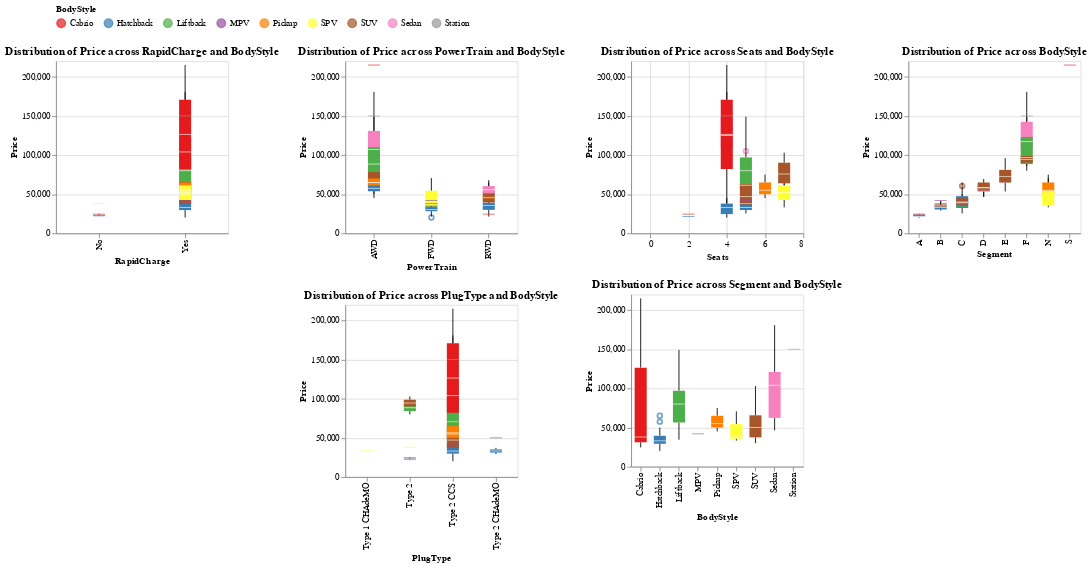

The notebook cell saved with this chart:
### Code cell
base = alt.Chart(df).mark_boxplot().encode(
    y=alt.Y('PriceEuro', title='Price'), 
    color=alt.Color(
        shorthand='BodyStyle', 
        scale=alt.Scale(scheme='set1'),
        legend=alt.Legend(orient="top"),
    )
).properties(
    width=200, 
    height=200
)

x1 = alt.X('RapidCharge') 
x2 = alt.X('PowerTrain')
x3 = alt.X('PlugType')
x4 = alt.X('Seats')
x5 = alt.X('BodyStyle')
x6 = alt.X('Segment')
title1 = 'Distribution of Price across RapidCharge and BodyStyle'
title2 = 'Distribution of Price across PowerTrain and BodyStyle'
title3 = 'Distribution of Price across PlugType and BodyStyle'
title4 = 'Distribution of Price across Seats and BodyStyle'
title5 = 'Distribution of Price across Segment and BodyStyle'
title6 = 'Distribution of Price across BodyStyle'

base.encode(x=x1).properties(title=title1) | base.encode(x=x2).properties(title=title2) &\
base.encode(x=x3).properties(title=title3) | base.encode(x=x4).properties(title=title4)&\
base.encode(x=x5).properties(title=title5) | base.encode(x=x6).properties(title=title6)

### Figure 1 — Vega-Lite specification as saved in the notebook (floating-point values rounded to 4 significant figures)
{"config": {"view": {"continuousWidth": 400, "continuousHeight": 300}}, "hconcat": [{"mark": "boxplot", "encoding": {"color": {"field": "BodyStyle", "legend": {"orient": "top"}, "scale": {"scheme": "set1"}, "type": "nominal"}, "x": {"field": "RapidCharge", "type": "nominal"}, "y": {"field": "PriceEuro", "title": "Price", "type": "quantitative"}}, "height": 200, "title": "Distribution of Price across RapidCharge and BodyStyle", "width": 200}, {"vconcat": [{"mark": "boxplot", "encoding": {"color": {"field": "BodyStyle", "legend": {"orient": "top"}, "scale": {"scheme": "set1"}, "type": "nominal"}, "x": {"field": "PowerTrain", "type": "nominal"}, "y": {"field": "PriceEuro", "title": "Price", "type": "quantitative"}}, "height": 200, "title": "Distribution of Price across PowerTrain and BodyStyle", "width": 200}, {"mark": "boxplot", "encoding": {"color": {"field": "BodyStyle", "legend": {"orient": "top"}, "scale": {"scheme": "set1"}, "type": "nominal"}, "x": {"field": "PlugType", "type": "nominal"}, "y": {"field": "PriceEuro", "title": "Price", "type": "quantitative"}}, "height": 200, "title": "Distribution of Price across PlugType and BodyStyle", "width": 200}]}, {"vconcat": [{"mark": "boxplot", "encoding": {"color": {"field": "BodyStyle", "legend": {"orient": "top"}, "scale": {"scheme": "set1"}, "type": "nominal"}, "x": {"field": "Seats", "type": "quantitative"}, "y": {"field": "PriceEuro", "title": "Price", "type": "quantitative"}}, "height": 200, "title": "Distribution of Price across Seats and BodyStyle", "width": 200}, {"mark": "boxplot", "encoding": {"color": {"field": "BodyStyle", "legend": {"orient": "top"}, "scale": {"scheme": "set1"}, "type": "nominal"}, "x": {"field": "BodyStyle", "type": "nominal"}, "y": {"field": "PriceEuro", "title": "Price", "type": "quantitative"}}, "height": 200, "title": "Distribution of Price across Segment and BodyStyle", "width": 200}]}, {"mark": "boxplot", "encoding": {"color": {"field": "BodyStyle", "legend": {"orient": "top"}, "scale": {"scheme": "set1"}, "type": "nominal"}, "x": {"field": "Segment", "type": "nominal"}, "y": {"field": "PriceEuro", "title": "Price", "type": "quantitative"}}, "height": 200, "title": "Distribution of Price across BodyStyle", "width": 200}], "data": {"name": "data-13b54433ff539d2898941a0fd41cc338"}, "$schema": "https://vega.github.io/schema/vega-lite/v4.17.0.json", "datasets": {"data-13b54433ff539d2898941a0fd41cc338": [{"Brand": "Tesla ", "Model": "Model 3 Long Range Dual Motor", "AccelSec": 4.6, "TopSpeed_KmH": 233, "Range_Km": 450, "Efficiency_WhKm": 161, "FastCharge_KmH": 940, "RapidCharge": "Yes", "PowerTrain": "AWD", "PlugType": "Type 2 CCS", "BodyStyle": "Sedan", "Segment": "D", "Seats": 5, "PriceEuro": 55480}, {"Brand": "Volkswagen ", "Model": "ID.3 Pure", "AccelSec": 10.0, "TopSpeed_KmH": 160, "Range_Km": 270, "Efficiency_WhKm": 167, "FastCharge_KmH": 250, "RapidCharge": "Yes", "PowerTrain": "RWD", "PlugType": "Type 2 CCS", "BodyStyle": "Hatchback", "Segment": "C", "Seats": 5, "PriceEuro": 30000}, {"Brand": "Polestar ", "Model": "2", "AccelSec": 4.7, "TopSpeed_KmH": 210, "Range_Km": 400, "Efficiency_WhKm": 181, "FastCharge_KmH": 620, "RapidCharge": "Yes", "PowerTrain": "AWD", "PlugType": "Type 2 CCS", "BodyStyle": "Liftback", "Segment": "D", "Seats": 5, "PriceEuro": 56440}, {"Brand": "BMW ", "Model": "iX3 ", "AccelSec": 6.8, "TopSpeed_KmH": 180, "Range_Km": 360, "Efficiency_WhKm": 206, "FastCharge_KmH": 560, "RapidCharge": "Yes", "PowerTrain": "RWD", "PlugType": "Type 2 CCS", "BodyStyle": "SUV", "Segment": "D", "Seats": 5, "PriceEuro": 68040}, {"Brand": "Honda ", "Model": "e ", "AccelSec": 9.5, "TopSpeed_KmH": 145, "Range_Km": 170, "Efficiency_WhKm": 168, "FastCharge_KmH": 190, "RapidCharge": "Yes", "PowerTrain": "RWD", "PlugType": "Type 2 CCS", "BodyStyle": "Hatchback", "Segment": "B", "Seats": 4, "PriceEuro": 32997}, {"Brand": "Lucid ", "Model": "Air ", "AccelSec": 2.8, "TopSpeed_KmH": 250, "Range_Km": 610, "Efficiency_WhKm": 180, "FastCharge_KmH": 620, "RapidCharge": "Yes", "PowerTrain": "AWD", "PlugType": "Type 2 CCS", "BodyStyle": "Sedan", "Segment": "F", "Seats": 5, "PriceEuro": 105000}, {"Brand": "Volkswagen ", "Model": "e-Golf ", "AccelSec": 9.6, "TopSpeed_KmH": 150, "Range_Km": 190, "Efficiency_WhKm": 168, "FastCharge_KmH": 220, "RapidCharge": "Yes", "PowerTrain": "FWD", "PlugType": "Type 2 CCS", "BodyStyle": "Hatchback", "Segment": "C", "Seats": 5, "PriceEuro": 31900}, {"Brand": "Peugeot ", "Model": "e-208 ", "AccelSec": 8.1, "TopSpeed_KmH": 150, "Range_Km": 275, "Efficiency_WhKm": 164, "FastCharge_KmH": 420, "RapidCharge": "Yes", "PowerTrain": "FWD", "PlugType": "Type 2 CCS", "BodyStyle": "Hatchback", "Segment": "B", "Seats": 5, "PriceEuro": 29682}, {"Brand": "Tesla ", "Model": "Model 3 Standard Range Plus", "AccelSec": 5.6, "TopSpeed_KmH": 225, "Range_Km": 310, "Efficiency_WhKm": 153, "FastCharge_KmH": 650, "RapidCharge": "Yes", "PowerTrain": "RWD", "PlugType": "Type 2 CCS", "BodyStyle": "Sedan", "Segment": "D", "Seats": 5, "PriceEuro": 46380}, {"Brand": "Audi ", "Model": "Q4 e-tron ", "AccelSec": 6.3, "TopSpeed_KmH": 180, "Range_Km": 400, "Efficiency_WhKm": 193, "FastCharge_KmH": 540, "RapidCharge": "Yes", "PowerTrain": "AWD", "PlugType": "Type 2 CCS", "BodyStyle": "SUV", "Segment": "D", "Seats": 5, "PriceEuro": 55000}, {"Brand": "Mercedes ", "Model": "EQC 400 4MATIC", "AccelSec": 5.1, "TopSpeed_KmH": 180, "Range_Km": 370, "Efficiency_WhKm": 216, "FastCharge_KmH": 440, "RapidCharge": "Yes", "PowerTrain": "AWD", "PlugType": "Type 2 CCS", "BodyStyle": "SUV", "Segment": "D", "Seats": 5, "PriceEuro": 69484}, {"Brand": "Nissan ", "Model": "Leaf ", "AccelSec": 7.9, "TopSpeed_KmH": 144, "Range_Km": 220, "Efficiency_WhKm": 164, "FastCharge_KmH": 230, "RapidCharge": "Yes", "PowerTrain": "FWD", "PlugType": "Type 2 CHAdeMO", "BodyStyle": "Hatchback", "Segment": "C", "Seats": 5, "PriceEuro": 29234}, {"Brand": "Hyundai ", "Model": "Kona Electric 64 kWh", "AccelSec": 7.9, "TopSpeed_KmH": 167, "Range_Km": 400, "Efficiency_WhKm": 160, "FastCharge_KmH": 380, "RapidCharge": "Yes", "PowerTrain": "FWD", "PlugType": "Type 2 CCS", "BodyStyle": "SUV", "Segment": "B", "Seats": 5, "PriceEuro": 40795}, {"Brand": "BMW ", "Model": "i4 ", "AccelSec": 4.0, "TopSpeed_KmH": 200, "Range_Km": 450, "Efficiency_WhKm": 178, "FastCharge_KmH": 650, "RapidCharge": "Yes", "PowerTrain": "RWD", "PlugType": "Type 2 CCS", "BodyStyle": "Sedan", "Segment": "D", "Seats": 5, "PriceEuro": 65000}, {"Brand": "Hyundai ", "Model": "IONIQ Electric", "AccelSec": 9.7, "TopSpeed_KmH": 165, "Range_Km": 250, "Efficiency_WhKm": 153, "FastCharge_KmH": 210, "RapidCharge": "Yes", "PowerTrain": "FWD", "PlugType": "Type 2 CCS", "BodyStyle": "Liftback", "Segment": "C", "Seats": 5, "PriceEuro": 34459}, {"Brand": "Volkswagen ", "Model": "ID.3 Pro S", "AccelSec": 7.9, "TopSpeed_KmH": 160, "Range_Km": 440, "Efficiency_WhKm": 175, "FastCharge_KmH": 590, "RapidCharge": "Yes", "PowerTrain": "RWD", "PlugType": "Type 2 CCS", "BodyStyle": "Hatchback", "Segment": "C", "Seats": 4, "PriceEuro": 40936}, {"Brand": "Porsche ", "Model": "Taycan Turbo S", "AccelSec": 2.8, "TopSpeed_KmH": 260, "Range_Km": 375, "Efficiency_WhKm": 223, "FastCharge_KmH": 780, "RapidCharge": "Yes", "PowerTrain": "AWD", "PlugType": "Type 2 CCS", "BodyStyle": "Sedan", "Segment": "F", "Seats": 4, "PriceEuro": 180781}, {"Brand": "Volkswagen ", "Model": "e-Up! ", "AccelSec": 11.9, "TopSpeed_KmH": 130, "Range_Km": 195, "Efficiency_WhKm": 166, "FastCharge_KmH": 170, "RapidCharge": "Yes", "PowerTrain": "FWD", "PlugType": "Type 2 CCS", "BodyStyle": "Hatchback", "Segment": "A", "Seats": 4, "PriceEuro": 21421}, {"Brand": "MG ", "Model": "ZS EV", "AccelSec": 8.2, "TopSpeed_KmH": 140, "Range_Km": 220, "Efficiency_WhKm": 193, "FastCharge_KmH": 260, "RapidCharge": "Yes", "PowerTrain": "FWD", "PlugType": "Type 2 CCS", "BodyStyle": "SUV", "Segment": "B", "Seats": 5, "PriceEuro": 30000}, {"Brand": "Mini ", "Model": "Cooper SE ", "AccelSec": 7.3, "TopSpeed_KmH": 150, "Range_Km": 185, "Efficiency_WhKm": 156, "FastCharge_KmH": 260, "RapidCharge": "Yes", "PowerTrain": "FWD", "PlugType": "Type 2 CCS", "BodyStyle": "Hatchback", "Segment": "B", "Seats": 4, "PriceEuro": 31681}, {"Brand": "Opel ", "Model": "Corsa-e ", "AccelSec": 8.1, "TopSpeed_KmH": 150, "Range_Km": 275, "Efficiency_WhKm": 164, "FastCharge_KmH": 420, "RapidCharge": "Yes", "PowerTrain": "FWD", "PlugType": "Type 2 CCS", "BodyStyle": "Hatchback", "Segment": "B", "Seats": 5, "PriceEuro": 29146}, {"Brand": "Tesla ", "Model": "Model Y Long Range Dual Motor", "AccelSec": 5.1, "TopSpeed_KmH": 217, "Range_Km": 425, "Efficiency_WhKm": 171, "FastCharge_KmH": 930, "RapidCharge": "Yes", "PowerTrain": "AWD", "PlugType": "Type 2 CCS", "BodyStyle": "SUV", "Segment": "D", "Seats": 7, "PriceEuro": 58620}, {"Brand": "Skoda ", "Model": "Enyaq iV 50", "AccelSec": 10.0, "TopSpeed_KmH": 160, "Range_Km": 290, "Efficiency_WhKm": 179, "FastCharge_KmH": 230, "RapidCharge": "Yes", "PowerTrain": "RWD", "PlugType": "Type 2 CCS", "BodyStyle": "SUV", "Segment": "C", "Seats": 5, "PriceEuro": 35000}, {"Brand": "Audi ", "Model": "e-tron GT ", "AccelSec": 3.5, "TopSpeed_KmH": 240, "Range_Km": 425, "Efficiency_WhKm": 197, "FastCharge_KmH": 850, "RapidCharge": "Yes", "PowerTrain": "AWD", "PlugType": "Type 2 CCS", "BodyStyle": "Sedan", "Segment": "F", "Seats": 4, "PriceEuro": 125000}, {"Brand": "Tesla ", "Model": "Model 3 Long Range Performance", "AccelSec": 3.4, "TopSpeed_KmH": 261, "Range_Km": 435, "Efficiency_WhKm": 167, "FastCharge_KmH": 910, "RapidCharge": "Yes", "PowerTrain": "AWD", "PlugType": "Type 2 CCS", "BodyStyle": "Sedan", "Segment": "D", "Seats": 5, "PriceEuro": 61480}, {"Brand": "Volkswagen ", "Model": "ID.4 ", "AccelSec": 7.5, "TopSpeed_KmH": 160, "Range_Km": 420, "Efficiency_WhKm": 183, "FastCharge_KmH": 560, "RapidCharge": "Yes", "PowerTrain": "RWD", "PlugType": "Type 2 CCS", "BodyStyle": "SUV", "Segment": "C", "Seats": 5, "PriceEuro": 45000}, {"Brand": "Volkswagen ", "Model": "ID.3 Pro", "AccelSec": 9.0, "TopSpeed_KmH": 160, "Range_Km": 350, "Efficiency_WhKm": 166, "FastCharge_KmH": 490, "RapidCharge": "Yes", "PowerTrain": "RWD", "PlugType": "Type 2 CCS", "BodyStyle": "Hatchback", "Segment": "C", "Seats": 5, "PriceEuro": 33000}, {"Brand": "Volvo ", "Model": "XC40 P8 AWD Recharge", "AccelSec": 4.9, "TopSpeed_KmH": 180, "Range_Km": 375, "Efficiency_WhKm": 200, "FastCharge_KmH": 470, "RapidCharge": "Yes", "PowerTrain": "AWD", "PlugType": "Type 2 CCS", "BodyStyle": "SUV", "Segment": "C", "Seats": 5, "PriceEuro": 60437}, {"Brand": "BMW ", "Model": "i3 120 Ah", "AccelSec": 7.3, "TopSpeed_KmH": 150, "Range_Km": 235, "Efficiency_WhKm": 161, "FastCharge_KmH": 270, "RapidCharge": "Yes", "PowerTrain": "RWD", "PlugType": "Type 2 CCS", "BodyStyle": "Hatchback", "Segment": "B", "Seats": 4, "PriceEuro": 38017}, {"Brand": "Peugeot ", "Model": "e-2008 SUV ", "AccelSec": 8.5, "TopSpeed_KmH": 150, "Range_Km": 250, "Efficiency_WhKm": 180, "FastCharge_KmH": 380, "RapidCharge": "Yes", "PowerTrain": "FWD", "PlugType": "Type 2 CCS", "BodyStyle": "SUV", "Segment": "B", "Seats": 5, "PriceEuro": 34361}, {"Brand": "Audi ", "Model": "e-tron 50 quattro", "AccelSec": 6.8, "TopSpeed_KmH": 190, "Range_Km": 280, "Efficiency_WhKm": 231, "FastCharge_KmH": 450, "RapidCharge": "Yes", "PowerTrain": "AWD", "PlugType": "Type 2 CCS", "BodyStyle": "SUV", "Segment": "E", "Seats": 5, "PriceEuro": 67358}, {"Brand": "Kia ", "Model": "e-Niro 64 kWh", "AccelSec": 7.8, "TopSpeed_KmH": 167, "Range_Km": 370, "Efficiency_WhKm": 173, "FastCharge_KmH": 350, "RapidCharge": "Yes", "PowerTrain": "FWD", "PlugType": "Type 2 CCS", "BodyStyle": "SUV", "Segment": "C", "Seats": 5, "PriceEuro": 38105}, {"Brand": "Renault ", "Model": "Zoe ZE50 R110", "AccelSec": 11.4, "TopSpeed_KmH": 135, "Range_Km": 315, "Efficiency_WhKm": 165, "FastCharge_KmH": 230, "RapidCharge": "Yes", "PowerTrain": "FWD", "PlugType": "Type 2 CCS", "BodyStyle": "Hatchback", "Segment": "B", "Seats": 5, "PriceEuro": 31184}, {"Brand": "Tesla ", "Model": "Cybertruck Tri Motor", "AccelSec": 3.0, "TopSpeed_KmH": 210, "Range_Km": 750, "Efficiency_WhKm": 267, "FastCharge_KmH": 710, "RapidCharge": "Yes", "PowerTrain": "AWD", "PlugType": "Type 2 CCS", "BodyStyle": "Pickup", "Segment": "N", "Seats": 6, "PriceEuro": 75000}, {"Brand": "Mazda ", "Model": "MX-30 ", "AccelSec": 9.0, "TopSpeed_KmH": 150, "Range_Km": 180, "Efficiency_WhKm": 178, "FastCharge_KmH": 240, "RapidCharge": "Yes", "PowerTrain": "FWD", "PlugType": "Type 2 CCS", "BodyStyle": "SUV", "Segment": "C", "Seats": 5, "PriceEuro": 32646}, {"Brand": "Nissan ", "Model": "Leaf e+", "AccelSec": 7.3, "TopSpeed_KmH": 157, "Range_Km": 325, "Efficiency_WhKm": 172, "FastCharge_KmH": 390, "RapidCharge": "Yes", "PowerTrain": "FWD", "PlugType": "Type 2 CHAdeMO", "BodyStyle": "Hatchback", "Segment": "C", "Seats": 5, "PriceEuro": 37237}, {"Brand": "Lexus ", "Model": "UX 300e", "AccelSec": 7.5, "TopSpeed_KmH": 160, "Range_Km": 270, "Efficiency_WhKm": 193, "FastCharge_KmH": 190, "RapidCharge": "Yes", "PowerTrain": "FWD", "PlugType": "Type 2 CHAdeMO", "BodyStyle": "SUV", "Segment": "C", "Seats": 5, "PriceEuro": 50000}, {"Brand": "CUPRA ", "Model": "el-Born ", "AccelSec": 6.5, "TopSpeed_KmH": 160, "Range_Km": 425, "Efficiency_WhKm": 181, "FastCharge_KmH": 570, "RapidCharge": "Yes", "PowerTrain": "RWD", "PlugType": "Type 2 CCS", "BodyStyle": "Hatchback", "Segment": "C", "Seats": 4, "PriceEuro": 45000}, {"Brand": "Renault ", "Model": "Zoe ZE50 R135", "AccelSec": 9.5, "TopSpeed_KmH": 140, "Range_Km": 310, "Efficiency_WhKm": 168, "FastCharge_KmH": 230, "RapidCharge": "Yes", "PowerTrain": "FWD", "PlugType": "Type 2 CCS", "BodyStyle": "Hatchback", "Segment": "B", "Seats": 5, "PriceEuro": 33133}, {"Brand": "Mercedes ", "Model": "EQA ", "AccelSec": 5.0, "TopSpeed_KmH": 200, "Range_Km": 350, "Efficiency_WhKm": 171, "FastCharge_KmH": 440, "RapidCharge": "Yes", "PowerTrain": "AWD", "PlugType": "Type 2 CCS", "BodyStyle": "SUV", "Segment": "C", "Seats": 5, "PriceEuro": 45000}, {"Brand": "Tesla ", "Model": "Model S Long Range", "AccelSec": 3.8, "TopSpeed_KmH": 250, "Range_Km": 515, "Efficiency_WhKm": 184, "FastCharge_KmH": 560, "RapidCharge": "Yes", "PowerTrain": "AWD", "PlugType": "Type 2", "BodyStyle": "Liftback", "Segment": "F", "Seats": 5, "PriceEuro": 79990}, {"Brand": "Hyundai ", "Model": "Kona Electric 39 kWh", "AccelSec": 9.9, "TopSpeed_KmH": 155, "Range_Km": 255, "Efficiency_WhKm": 154, "FastCharge_KmH": 210, "RapidCharge": "Yes", "PowerTrain": "FWD", "PlugType": "Type 2 CCS", "BodyStyle": "SUV", "Segment": "B", "Seats": 5, "PriceEuro": 33971}, {"Brand": "Audi ", "Model": "e-tron Sportback 55 quattro", "AccelSec": 5.7, "TopSpeed_KmH": 200, "Range_Km": 380, "Efficiency_WhKm": 228, "FastCharge_KmH": 610, "RapidCharge": "Yes", "PowerTrain": "AWD", "PlugType": "Type 2 CCS", "BodyStyle": "SUV", "Segment": "E", "Seats": 5, "PriceEuro": 81639}, {"Brand": "Skoda ", "Model": "CITIGOe iV ", "AccelSec": 12.3, "TopSpeed_KmH": 130, "Range_Km": 195, "Efficiency_WhKm": 166, "FastCharge_KmH": 170, "RapidCharge": "Yes", "PowerTrain": "FWD", "PlugType": "Type 2 CCS", "BodyStyle": "Hatchback", "Segment": "A", "Seats": 4, "PriceEuro": 24534}, {"Brand": "SEAT ", "Model": "Mii Electric ", "AccelSec": 12.3, "TopSpeed_KmH": 130, "Range_Km": 195, "Efficiency_WhKm": 166, "FastCharge_KmH": 170, "RapidCharge": "Yes", "PowerTrain": "FWD", "PlugType": "Type 2 CCS", "BodyStyle": "Hatchback", "Segment": "A", "Seats": 4, "PriceEuro": 20129}, {"Brand": "Kia ", "Model": "e-Soul 64 kWh", "AccelSec": 7.9, "TopSpeed_KmH": 167, "Range_Km": 365, "Efficiency_WhKm": 175, "FastCharge_KmH": 340, "RapidCharge": "Yes", "PowerTrain": "FWD", "PlugType": "Type 2 CCS", "BodyStyle": "SUV", "Segment": "B", "Seats": 5, "PriceEuro": 36837}, {"Brand": "Opel ", "Model": "Ampera-e ", "AccelSec": 7.3, "TopSpeed_KmH": 150, "Range_Km": 335, "Efficiency_WhKm": 173, "FastCharge_KmH": 210, "RapidCharge": "Yes", "PowerTrain": "FWD", "PlugType": "Type 2 CCS", "BodyStyle": "MPV", "Segment": "B", "Seats": 5, "PriceEuro": 41906}, {"Brand": "Porsche ", "Model": "Taycan 4S", "AccelSec": 4.0, "TopSpeed_KmH": 250, "Range_Km": 365, "Efficiency_WhKm": 195, "FastCharge_KmH": 730, "RapidCharge": "Yes", "PowerTrain": "AWD", "PlugType": "Type 2 CCS", "BodyStyle": "Sedan", "Segment": "F", "Seats": 4, "PriceEuro": 102945}, {"Brand": "Lightyear ", "Model": "One ", "AccelSec": 10.0, "TopSpeed_KmH": 150, "Range_Km": 575, "Efficiency_WhKm": 104, "FastCharge_KmH": 540, "RapidCharge": "Yes", "PowerTrain": "AWD", "PlugType": "Type 2 CCS", "BodyStyle": "Liftback", "Segment": "F", "Seats": 5, "PriceEuro": 149000}, {"Brand": "Aiways ", "Model": "U5 ", "AccelSec": 9.0, "TopSpeed_KmH": 150, "Range_Km": 335, "Efficiency_WhKm": 188, "FastCharge_KmH": 350, "RapidCharge": "Yes", "PowerTrain": "FWD", "PlugType": "Type 2 CCS", "BodyStyle": "SUV", "Segment": "C", "Seats": 5, "PriceEuro": 36057}, {"Brand": "Audi ", "Model": "e-tron 55 quattro", "AccelSec": 5.7, "TopSpeed_KmH": 200, "Range_Km": 365, "Efficiency_WhKm": 237, "FastCharge_KmH": 590, "RapidCharge": "Yes", "PowerTrain": "AWD", "PlugType": "Type 2 CCS", "BodyStyle": "SUV", "Segment": "E", "Seats": 5, "PriceEuro": 79445}, {"Brand": "Tesla ", "Model": "Roadster ", "AccelSec": 2.1, "TopSpeed_KmH": 410, "Range_Km": 970, "Efficiency_WhKm": 206, "FastCharge_KmH": 920, "RapidCharge": "Yes", "PowerTrain": "AWD", "PlugType": "Type 2 CCS", "BodyStyle": "Cabrio", "Segment": "S", "Seats": 4, "PriceEuro": 215000}, {"Brand": "Opel ", "Model": "Mokka-e ", "AccelSec": 8.5, "TopSpeed_KmH": 150, "Range_Km": 255, "Efficiency_WhKm": 176, "FastCharge_KmH": 390, "RapidCharge": "Yes", "PowerTrain": "FWD", "PlugType": "Type 2 CCS", "BodyStyle": "SUV", "Segment": "B", "Seats": 5, "PriceEuro": 35000}, {"Brand": "Skoda ", "Model": "Enyaq iV 80", "AccelSec": 8.8, "TopSpeed_KmH": 160, "Range_Km": 420, "Efficiency_WhKm": 183, "FastCharge_KmH": 560, "RapidCharge": "Yes", "PowerTrain": "RWD", "PlugType": "Type 2 CCS", "BodyStyle": "SUV", "Segment": "C", "Seats": 5, "PriceEuro": 40000}, {"Brand": "Tesla ", "Model": "Model X Long Range", "AccelSec": 4.6, "TopSpeed_KmH": 250, "Range_Km": 450, "Efficiency_WhKm": 211, "FastCharge_KmH": 490, "RapidCharge": "Yes", "PowerTrain": "AWD", "PlugType": "Type 2", "BodyStyle": "SUV", "Segment": "F", "Seats": 7, "PriceEuro": 85990}, {"Brand": "Honda ", "Model": "e Advance", "AccelSec": 8.3, "TopSpeed_KmH": 145, "Range_Km": 170, "Efficiency_WhKm": 168, "FastCharge_KmH": 190, "RapidCharge": "Yes", "PowerTrain": "RWD", "PlugType": "Type 2 CCS", "BodyStyle": "Hatchback", "Segment": "B", "Seats": 4, "PriceEuro": 35921}, {"Brand": "DS ", "Model": "3 Crossback E-Tense", "AccelSec": 8.7, "TopSpeed_KmH": 150, "Range_Km": 250, "Efficiency_WhKm": 180, "FastCharge_KmH": 380, "RapidCharge": "Yes", "PowerTrain": "FWD", "PlugType": "Type 2 CCS", "BodyStyle": "SUV", "Segment": "B", "Seats": 5, "PriceEuro": 37422}, {"Brand": "Renault ", "Model": "Twingo ZE", "AccelSec": 12.6, "TopSpeed_KmH": 135, "Range_Km": 130, "Efficiency_WhKm": 164, "FastCharge_KmH": 260, "RapidCharge": "No", "PowerTrain": "RWD", "PlugType": "Type 2", "BodyStyle": "Hatchback", "Segment": "A", "Seats": 4, "PriceEuro": 24790}, {"Brand": "Citroen ", "Model": "e-C4 ", "AccelSec": 9.7, "TopSpeed_KmH": 150, "Range_Km": 250, "Efficiency_WhKm": 180, "FastCharge_KmH": 380, "RapidCharge": "Yes", "PowerTrain": "FWD", "PlugType": "Type 2 CCS", "BodyStyle": "SUV", "Segment": "C", "Seats": 5, "PriceEuro": 40000}, {"Brand": "Tesla ", "Model": "Model S Performance", "AccelSec": 2.5, "TopSpeed_KmH": 261, "Range_Km": 505, "Efficiency_WhKm": 188, "FastCharge_KmH": 550, "RapidCharge": "Yes", "PowerTrain": "AWD", "PlugType": "Type 2", "BodyStyle": "Liftback", "Segment": "F", "Seats": 5, "PriceEuro": 96990}, {"Brand": "Renault ", "Model": "Zoe ZE40 R110", "AccelSec": 11.4, "TopSpeed_KmH": 135, "Range_Km": 255, "Efficiency_WhKm": 161, "FastCharge_KmH": 230, "RapidCharge": "Yes", "PowerTrain": "FWD", "PlugType": "Type 2 CCS", "BodyStyle": "Hatchback", "Segment": "B", "Seats": 5, "PriceEuro": 29234}, {"Brand": "Tesla ", "Model": "Model Y Long Range Performance", "AccelSec": 3.7, "TopSpeed_KmH": 241, "Range_Km": 410, "Efficiency_WhKm": 177, "FastCharge_KmH": 900, "RapidCharge": "Yes", "PowerTrain": "AWD", "PlugType": "Type 2 CCS", "BodyStyle": "SUV", "Segment": "D", "Seats": 7, "PriceEuro": 65620}, {"Brand": "Nissan ", "Model": "Ariya 87kWh", "AccelSec": 7.6, "TopSpeed_KmH": 160, "Range_Km": 440, "Efficiency_WhKm": 198, "FastCharge_KmH": 520, "RapidCharge": "Yes", "PowerTrain": "FWD", "PlugType": "Type 2 CCS", "BodyStyle": "Hatchback", "Segment": "C", "Seats": 5, "PriceEuro": 50000}, {"Brand": "Jaguar ", "Model": "I-Pace ", "AccelSec": 4.8, "TopSpeed_KmH": 200, "Range_Km": 365, "Efficiency_WhKm": 232, "FastCharge_KmH": 340, "RapidCharge": "Yes", "PowerTrain": "AWD", "PlugType": "Type 2 CCS", "BodyStyle": "SUV", "Segment": "E", "Seats": 5, "PriceEuro": 75351}, {"Brand": "Ford ", "Model": "Mustang Mach-E ER RWD", "AccelSec": 7.0, "TopSpeed_KmH": 180, "Range_Km": 450, "Efficiency_WhKm": 200, "FastCharge_KmH": 430, "RapidCharge": "Yes", "PowerTrain": "RWD", "PlugType": "Type 2 CCS", "BodyStyle": "SUV", "Segment": "D", "Seats": 5, "PriceEuro": 54475}, {"Brand": "Porsche ", "Model": "Taycan 4S Plus", "AccelSec": 4.0, "TopSpeed_KmH": 250, "Range_Km": 425, "Efficiency_WhKm": 197, "FastCharge_KmH": 890, "RapidCharge": "Yes", "PowerTrain": "AWD", "PlugType": "Type 2 CCS", "BodyStyle": "Sedan", "Segment": "F", "Seats": 4, "PriceEuro": 109302}, {"Brand": "Nissan ", "Model": "e-NV200 Evalia ", "AccelSec": 14.0, "TopSpeed_KmH": 123, "Range_Km": 190, "Efficiency_WhKm": 200, "FastCharge_KmH": 190, "RapidCharge": "Yes", "PowerTrain": "FWD", "PlugType": "Type 1 CHAdeMO", "BodyStyle": "SPV", "Segment": "N", "Seats": 7, "PriceEuro": 33246}, {"Brand": "Tesla ", "Model": "Cybertruck Dual Motor", "AccelSec": 5.0, "TopSpeed_KmH": 190, "Range_Km": 460, "Efficiency_WhKm": 261, "FastCharge_KmH": 710, "RapidCharge": "Yes", "PowerTrain": "AWD", "PlugType": "Type 2 CCS", "BodyStyle": "Pickup", "Segment": "N", "Seats": 6, "PriceEuro": 55000}, {"Brand": "Renault ", "Model": "Kangoo Maxi ZE 33", "AccelSec": 22.4, "TopSpeed_KmH": 130, "Range_Km": 160, "Efficiency_WhKm": 194, "FastCharge_KmH": 300, "RapidCharge": "No", "PowerTrain": "FWD", "PlugType": "Type 2", "BodyStyle": "SPV", "Segment": "N", "Seats": 5, "PriceEuro": 38000}, {"Brand": "Ford ", "Model": "Mustang Mach-E ER AWD", "AccelSec": 6.0, "TopSpeed_KmH": 180, "Range_Km": 430, "Efficiency_WhKm": 209, "FastCharge_KmH": 410, "RapidCharge": "Yes", "PowerTrain": "AWD", "PlugType": "Type 2 CCS", "BodyStyle": "SUV", "Segment": "D", "Seats": 5, "PriceEuro": 62900}, {"Brand": "BMW ", "Model": "i3s 120 Ah", "AccelSec": 6.9, "TopSpeed_KmH": 160, "Range_Km": 230, "Efficiency_WhKm": 165, "FastCharge_KmH": 260, "RapidCharge": "Yes", "PowerTrain": "RWD", "PlugType": "Type 2 CCS", "BodyStyle": "Hatchback", "Segment": "B", "Seats": 4, "PriceEuro": 41526}, {"Brand": "Skoda ", "Model": "Enyaq iV 80X", "AccelSec": 7.0, "TopSpeed_KmH": 160, "Range_Km": 400, "Efficiency_WhKm": 193, "FastCharge_KmH": 540, "RapidCharge": "Yes", "PowerTrain": "AWD", "PlugType": "Type 2 CCS", "BodyStyle": "SUV", "Segment": "C", "Seats": 5, "PriceEuro": 45000}, {"Brand": "Porsche ", "Model": "Taycan Cross Turismo ", "AccelSec": 3.5, "TopSpeed_KmH": 250, "Range_Km": 385, "Efficiency_WhKm": 217, "FastCharge_KmH": 770, "RapidCharge": "Yes", "PowerTrain": "AWD", "PlugType": "Type 2 CCS", "BodyStyle": "Station", "Segment": "F", "Seats": 4, "PriceEuro": 150000}, {"Brand": "Byton ", "Model": "M-Byte 95 kWh 4WD", "AccelSec": 5.5, "TopSpeed_KmH": 190, "Range_Km": 390, "Efficiency_WhKm": 244, "FastCharge_KmH": 460, "RapidCharge": "Yes", "PowerTrain": "AWD", "PlugType": "Type 2 CCS", "BodyStyle": "SUV", "Segment": "E", "Seats": 5, "PriceEuro": 64000}, {"Brand": "Sono ", "Model": "Sion ", "AccelSec": 9.0, "TopSpeed_KmH": 140, "Range_Km": 225, "Efficiency_WhKm": 156, "FastCharge_KmH": 270, "RapidCharge": "Yes", "PowerTrain": "FWD", "PlugType": "Type 2 CCS", "BodyStyle": "Hatchback", "Segment": "C", "Seats": 5, "PriceEuro": 25500}, {"Brand": "Kia ", "Model": "e-Niro 39 kWh", "AccelSec": 9.8, "TopSpeed_KmH": 155, "Range_Km": 235, "Efficiency_WhKm": 167, "FastCharge_KmH": 230, "RapidCharge": "Yes", "PowerTrain": "FWD", "PlugType": "Type 2 CCS", "BodyStyle": "SUV", "Segment": "C", "Seats": 5, "PriceEuro": 34400}, {"Brand": "Audi ", "Model": "Q4 Sportback e-tron ", "AccelSec": 6.3, "TopSpeed_KmH": 180, "Range_Km": 410, "Efficiency_WhKm": 188, "FastCharge_KmH": 550, "RapidCharge": "Yes", "PowerTrain": "AWD", "PlugType": "Type 2 CCS", "BodyStyle": "SUV", "Segment": "D", "Seats": 5, "PriceEuro": 57500}, {"Brand": "Smart ", "Model": "EQ forfour ", "AccelSec": 12.7, "TopSpeed_KmH": 130, "Range_Km": 95, "Efficiency_WhKm": 176, "FastCharge_KmH": 255, "RapidCharge": "No", "PowerTrain": "RWD", "PlugType": "Type 2", "BodyStyle": "Hatchback", "Segment": "A", "Seats": 4, "PriceEuro": 22030}, {"Brand": "Ford ", "Model": "Mustang Mach-E SR AWD", "AccelSec": 6.0, "TopSpeed_KmH": 180, "Range_Km": 340, "Efficiency_WhKm": 206, "FastCharge_KmH": 360, "RapidCharge": "Yes", "PowerTrain": "AWD", "PlugType": "Type 2 CCS", "BodyStyle": "SUV", "Segment": "D", "Seats": 5, "PriceEuro": 54000}, {"Brand": "Porsche ", "Model": "Taycan Turbo", "AccelSec": 3.2, "TopSpeed_KmH": 260, "Range_Km": 390, "Efficiency_WhKm": 215, "FastCharge_KmH": 810, "RapidCharge": "Yes", "PowerTrain": "AWD", "PlugType": "Type 2 CCS", "BodyStyle": "Sedan", "Segment": "F", "Seats": 4, "PriceEuro": 148301}, {"Brand": "Volkswagen ", "Model": "ID.3 1st", "AccelSec": 7.3, "TopSpeed_KmH": 160, "Range_Km": 340, "Efficiency_WhKm": 171, "FastCharge_KmH": 470, "RapidCharge": "Yes", "PowerTrain": "RWD", "PlugType": "Type 2 CCS", "BodyStyle": "Hatchback", "Segment": "C", "Seats": 5, "PriceEuro": 38987}, {"Brand": "Tesla ", "Model": "Model X Performance", "AccelSec": 2.8, "TopSpeed_KmH": 250, "Range_Km": 440, "Efficiency_WhKm": 216, "FastCharge_KmH": 480, "RapidCharge": "Yes", "PowerTrain": "AWD", "PlugType": "Type 2", "BodyStyle": "SUV", "Segment": "F", "Seats": 7, "PriceEuro": 102990}, {"Brand": "Smart ", "Model": "EQ fortwo coupe", "AccelSec": 11.6, "TopSpeed_KmH": 130, "Range_Km": 100, "Efficiency_WhKm": 167, "FastCharge_KmH": 250, "RapidCharge": "No", "PowerTrain": "RWD", "PlugType": "Type 2", "BodyStyle": "Hatchback", "Segment": "A", "Seats": 2, "PriceEuro": 21387}, {"Brand": "Ford ", "Model": "Mustang Mach-E SR RWD", "AccelSec": 6.6, "TopSpeed_KmH": 180, "Range_Km": 360, "Efficiency_WhKm": 194, "FastCharge_KmH": 380, "RapidCharge": "Yes", "PowerTrain": "RWD", "PlugType": "Type 2 CCS", "BodyStyle": "SUV", "Segment": "D", "Seats": 5, "PriceEuro": 46900}, {"Brand": "Mercedes ", "Model": "EQV 300 Long", "AccelSec": 10.0, "TopSpeed_KmH": 140, "Range_Km": 330, "Efficiency_WhKm": 273, "FastCharge_KmH": 290, "RapidCharge": "Yes", "PowerTrain": "FWD", "PlugType": "Type 2 CCS", "BodyStyle": "SPV", "Segment": "N", "Seats": 7, "PriceEuro": 70631}, {"Brand": "Fiat ", "Model": "500e Hatchback", "AccelSec": 9.0, "TopSpeed_KmH": 150, "Range_Km": 250, "Efficiency_WhKm": 168, "FastCharge_KmH": 330, "RapidCharge": "Yes", "PowerTrain": "FWD", "PlugType": "Type 2 CCS", "BodyStyle": "Hatchback", "Segment": "B", "Seats": 4, "PriceEuro": 34900}, {"Brand": "Tesla ", "Model": "Cybertruck Single Motor", "AccelSec": 7.0, "TopSpeed_KmH": 180, "Range_Km": 390, "Efficiency_WhKm": 256, "FastCharge_KmH": 740, "RapidCharge": "Yes", "PowerTrain": "RWD", "PlugType": "Type 2 CCS", "BodyStyle": "Pickup", "Segment": "N", "Seats": 6, "PriceEuro": 45000}, {"Brand": "Audi ", "Model": "e-tron Sportback 50 quattro", "AccelSec": 6.8, "TopSpeed_KmH": 190, "Range_Km": 295, "Efficiency_WhKm": 219, "FastCharge_KmH": 470, "RapidCharge": "Yes", "PowerTrain": "AWD", "PlugType": "Type 2 CCS", "BodyStyle": "SUV", "Segment": "E", "Seats": 5, "PriceEuro": 69551}, {"Brand": "Skoda ", "Model": "Enyaq iV vRS", "AccelSec": 6.2, "TopSpeed_KmH": 180, "Range_Km": 400, "Efficiency_WhKm": 193, "FastCharge_KmH": 540, "RapidCharge": "Yes", "PowerTrain": "AWD", "PlugType": "Type 2 CCS", "BodyStyle": "SUV", "Segment": "C", "Seats": 5, "PriceEuro": 47500}, {"Brand": "Skoda ", "Model": "Enyaq iV 60", "AccelSec": 9.0, "TopSpeed_KmH": 160, "Range_Km": 320, "Efficiency_WhKm": 181, "FastCharge_KmH": 440, "RapidCharge": "Yes", "PowerTrain": "RWD", "PlugType": "Type 2 CCS", "BodyStyle": "SUV", "Segment": "C", "Seats": 5, "PriceEuro": 37500}, {"Brand": "Audi ", "Model": "e-tron S 55 quattro", "AccelSec": 4.5, "TopSpeed_KmH": 210, "Range_Km": 320, "Efficiency_WhKm": 270, "FastCharge_KmH": 510, "RapidCharge": "Yes", "PowerTrain": "AWD", "PlugType": "Type 2 CCS", "BodyStyle": "SUV", "Segment": "E", "Seats": 5, "PriceEuro": 93800}, {"Brand": "Smart ", "Model": "EQ fortwo cabrio", "AccelSec": 11.9, "TopSpeed_KmH": 130, "Range_Km": 95, "Efficiency_WhKm": 176, "FastCharge_KmH": 255, "RapidCharge": "No", "PowerTrain": "RWD", "PlugType": "Type 2", "BodyStyle": "Cabrio", "Segment": "A", "Seats": 2, "PriceEuro": 24565}, {"Brand": "Kia ", "Model": "e-Soul 64 kWh", "AccelSec": 7.9, "TopSpeed_KmH": 167, "Range_Km": 365, "Efficiency_WhKm": 175, "FastCharge_KmH": 320, "RapidCharge": "Yes", "PowerTrain": "FWD", "PlugType": "Type 2 CCS", "BodyStyle": "SUV", "Segment": "B", "Seats": 5, "PriceEuro": 36837}, {"Brand": "Nissan ", "Model": "Ariya e-4ORCE 87kWh", "AccelSec": 5.7, "TopSpeed_KmH": 200, "Range_Km": 420, "Efficiency_WhKm": 207, "FastCharge_KmH": 500, "RapidCharge": "Yes", "PowerTrain": "AWD", "PlugType": "Type 2 CCS", "BodyStyle": "Hatchback", "Segment": "C", "Seats": 5, "PriceEuro": 57500}, {"Brand": "Fiat ", "Model": "500e Convertible", "AccelSec": 9.0, "TopSpeed_KmH": 150, "Range_Km": 250, "Efficiency_WhKm": 168, "FastCharge_KmH": 330, "RapidCharge": "Yes", "PowerTrain": "FWD", "PlugType": "Type 2 CCS", "BodyStyle": "Cabrio", "Segment": "B", "Seats": 4, "PriceEuro": 37900}, {"Brand": "Volkswagen ", "Model": "ID.3 Pro Performance", "AccelSec": 7.3, "TopSpeed_KmH": 160, "Range_Km": 340, "Efficiency_WhKm": 171, "FastCharge_KmH": 470, "RapidCharge": "Yes", "PowerTrain": "RWD", "PlugType": "Type 2 CCS", "BodyStyle": "Hatchback", "Segment": "C", "Seats": 5, "PriceEuro": 35575}, {"Brand": "Kia ", "Model": "e-Soul 39 kWh", "AccelSec": 9.9, "TopSpeed_KmH": 157, "Range_Km": 230, "Efficiency_WhKm": 170, "FastCharge_KmH": 220, "RapidCharge": "Yes", "PowerTrain": "FWD", "PlugType": "Type 2 CCS", "BodyStyle": "SUV", "Segment": "B", "Seats": 5, "PriceEuro": 33133}, {"Brand": "Byton ", "Model": "M-Byte 72 kWh 2WD", "AccelSec": 7.5, "TopSpeed_KmH": 190, "Range_Km": 325, "Efficiency_WhKm": 222, "FastCharge_KmH": 420, "RapidCharge": "Yes", "PowerTrain": "RWD", "PlugType": "Type 2 CCS", "BodyStyle": "SUV", "Segment": "E", "Seats": 5, "PriceEuro": 53500}, {"Brand": "Nissan ", "Model": "Ariya 63kWh", "AccelSec": 7.5, "TopSpeed_KmH": 160, "Range_Km": 330, "Efficiency_WhKm": 191, "FastCharge_KmH": 440, "RapidCharge": "Yes", "PowerTrain": "FWD", "PlugType": "Type 2 CCS", "BodyStyle": "Hatchback", "Segment": "C", "Seats": 5, "PriceEuro": 45000}, {"Brand": "Audi ", "Model": "e-tron S Sportback 55 quattro", "AccelSec": 4.5, "TopSpeed_KmH": 210, "Range_Km": 335, "Efficiency_WhKm": 258, "FastCharge_KmH": 540, "RapidCharge": "Yes", "PowerTrain": "AWD", "PlugType": "Type 2 CCS", "BodyStyle": "SUV", "Segment": "E", "Seats": 5, "PriceEuro": 96050}, {"Brand": "Nissan ", "Model": "Ariya e-4ORCE 63kWh", "AccelSec": 5.9, "TopSpeed_KmH": 200, "Range_Km": 325, "Efficiency_WhKm": 194, "FastCharge_KmH": 440, "RapidCharge": "Yes", "PowerTrain": "AWD", "PlugType": "Type 2 CCS", "BodyStyle": "Hatchback", "Segment": "C", "Seats": 5, "PriceEuro": 50000}, {"Brand": "Nissan ", "Model": "Ariya e-4ORCE 87kWh Performance", "AccelSec": 5.1, "TopSpeed_KmH": 200, "Range_Km": 375, "Efficiency_WhKm": 232, "FastCharge_KmH": 450, "RapidCharge": "Yes", "PowerTrain": "AWD", "PlugType": "Type 2 CCS", "BodyStyle": "Hatchback", "Segment": "C", "Seats": 5, "PriceEuro": 65000}, {"Brand": "Byton ", "Model": "M-Byte 95 kWh 2WD", "AccelSec": 7.5, "TopSpeed_KmH": 190, "Range_Km": 400, "Efficiency_WhKm": 238, "FastCharge_KmH": 480, "RapidCharge": "Yes", "PowerTrain": "AWD", "PlugType": "Type 2 CCS", "BodyStyle": "SUV", "Segment": "E", "Seats": 5, "PriceEuro": 62000}]}}
